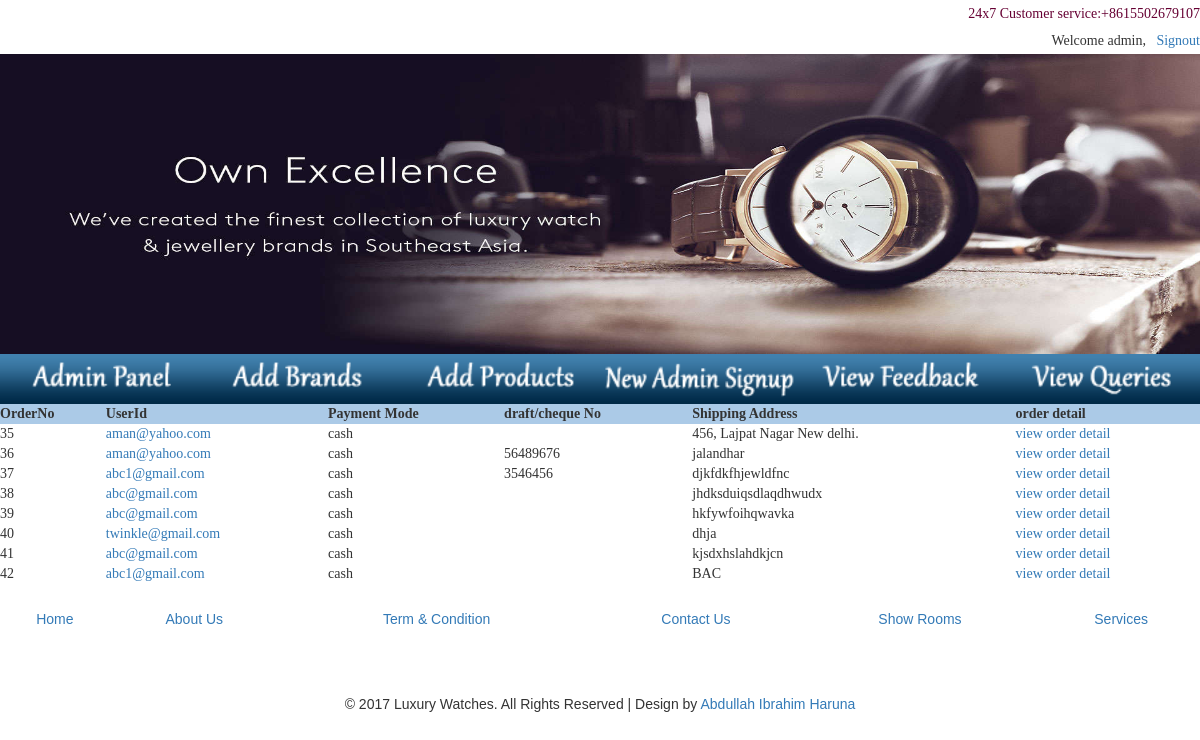
Screenshot of /orderdetail.php (signed in) with the database file from the repository.
### tables this page shows
CREATE TABLE IF NOT EXISTS `ordertable` (
  `orderno` int(30) NOT NULL AUTO_INCREMENT,
  `username` varchar(50) NOT NULL,
  `payment_mode` varchar(50) NOT NULL,
  `dd_cheqno` varchar(50) DEFAULT NULL,
  `sessionid` varchar(50) NOT NULL,
  `shipping_address` varchar(150) NOT NULL,
  PRIMARY KEY (`orderno`)
);

### orderdetail.php (the view, shortened to what this page needs)
<!DOCTYPE html PUBLIC "-//W3C//DTD XHTML 1.0 Transitional//EN" "http://www.w3.org/TR/xhtml1/DTD/xhtml1-transitional.dtd">
<html xmlns="http://www.w3.org/1999/xhtml">
<head>
<link href="css/bootstrap.css" rel="stylesheet" type="text/css" media="all" />
<link href="css/style.css" rel="stylesheet" type="text/css" media="all" />
</head>
<body background="image/b1.jpg" >
<table width="904" height="394" align="center" cellpadding="0" cellspacing="0">
  <tr>
    <td height="27" colspan="8" align="center" valign="middle"><div align="right"><span class="style12">24x7 Customer service:+8615502679107</span></div></td>
  </tr>
  <tr>
    <td height="27" colspan="8" align="center" valign="middle"><div align="right">
	<?php
	if(isset($_SESSION["admin"]))
	{
	print "Welcome ".$_SESSION["admin"] .",&nbsp;";
	print "&nbsp; <a href='signout.php?page=index.php' style='text-decoration:none'>Signout</a>";
	}
	else
	{
	header("location:sig.php");
	}
	?></div></td>
  </tr>
  <tr>
    <td height="233" colspan="8" align="center" valign="top"><div align="left"><img src="image/bannerforsite.jpg" width="1200" height="300" /></div></td>
  </tr>
  <tr align="left">
    <td width="200" height="50"><a href="adminpanel.php"><img src="image/adminpanel.png" width="200" height="50" border="0" /></a></td>
    <td width="200" height="50"><a href="addcompany.php"><img src="image/addbrand.png" width="200" height="50" border="0" /></a></td>
    <td width="200" height="50"><a href="addproduct.php"><img src="image/addprod.png" width="200" height="50" border="0" /></a></td>
    <td width="200" height="50"><a href="adminsignup.php"><img src="image/ned.png" width="200" height="50" border="0" /></a></td>
   <td width="200" height="50"><a href="showfeedback.php"><img src="image/v_feed.png" width="200" height="50" border="0" /></a></td>
    <td width="200" height="50"><a href="showquery.php"><img src="image/v_query.png" alt="1" width="200" height="50" border="0"/></a></td>
  </tr>
  <tr align="left">
    <td height="50" colspan="6"><table width="100%" height="65" border="0" align="center" cellpadding="0" cellspacing="0" >
      <tr>
        <td height="29" valign="top" scope="col" ><?php
	if(isset($_SESSION["admin"]))
	{
	  $c=mysqli_connect(host,uname,pass,db) or die (mysqli_connect_error($c));
	 $q="select * from ordertable ";
	 $r1=mysqli_query($c,$q) or die(mysqli_error($c));
 	print "<table width=100% align='center' bgcolor='white' cellspacing='15'>";
	print "<tr>";
	print "<th  bgcolor='#ABCAE7'>OrderNo</th>";
	print "<th bgcolor='#ABCAE7'>UserId </th>";
	print "<th bgcolor='#ABCAE7'>Payment Mode</th>";
	print "<th bgcolor='#ABCAE7'>draft/cheque No </th>";
	print "<th bgcolor='#ABCAE7'>Shipping Address</th>";
	print "<th bgcolor='#ABCAE7'>order detail</th>";
	print "</tr>";
	  while($ans1=mysqli_fetch_array($r1))
	 {
	 print "<tr>";
	 print "<td>$ans1[0]</td>";
	print "<td><a href=showcustomerdetail.php?uname=$ans1[1]>$ans1[1]</a></td>";
	 print "<td>$ans1[2]</td>";
     print "<td>$ans1[3]</td>";
	  print "<td>$ans1[5]</td>";
	  print "<td><a href=showorderdetail.php?sid=$ans1[4]>view order detail</a></td>";
	 }
	 print "</tr>";
	 print "</table>";
	}
?>
        </td>
      </tr>
    </table></td>
  </tr>
  <tr align="left">
    <td height="50" colspan="6"><table width="100%" align="center" cellpadding="0" cellspacing="0">
      <tr>
        <td colspan="6">&nbsp;</td>
      </tr>
      <tr>
        <td><div align="center" class="style3 style11"><a href="index.php" style="text-decoration:none">Home</a></div></td>
        <td><div align="center" class="style3 style11"><a href="about.php" style="text-decoration:none">About Us</a></div></td>
        <td><div align="center" class="style3 style11"><a href="term.php" style="text-decoration:none">Term &amp; Condition</a></div></td>
        <td><div align="center" class="style3 style11"><a href="contact.php" style="text-decoration:none">Contact Us</a></div></td>
        <td><div align="center" class="style3 style11"><a href="show.php" style="text-decoration:none">Show Rooms</a></div></td>
        <td><div align="center" class="style3 style11"><a href="service.php" style="text-decoration:none">Services</a></div></td>
      </tr>
    </table></td>
  </tr>
</table>
<p>&nbsp;</p><p>&nbsp;</p>
<div align="center" class="style3 style11">
					<p>© 2017 Luxury Watches. All Rights Reserved | Design by  <a href="#" target="_blank">Abdullah Ibrahim Haruna</a> </p>
				</div>
<p>&nbsp;</p>
</body>
</html>

### css/style.css (style rules this page uses)
body { background:#fff; font-family: 'Lato-Regular'; }
body a { transition: 0.5s all; -webkit-transition: 0.5s all; -o-transition: 0.5s all; -moz-transition: 0.5s all; -ms-transition: 0.5s all; }

### orderdetail.php (style rules this page uses)
.style11 { font-family: Arial, Helvetica, sans-serif }
.style12 { color: #660033 }

### rows the page displays
ordertable: orderno "35", username "aman@yahoo.com", payment_mode "cash", shipping_address "456, Lajpat Nagar New delhi."
ordertable: orderno "36", username "aman@yahoo.com", payment_mode "cash", dd_cheqno "56489676", shipping_address "jalandhar"
ordertable: orderno "37", username "abc1@gmail.com", payment_mode "cash", dd_cheqno "3546456", shipping_address "djkfdkfhjewldfnc"
ordertable: orderno "38", username "abc@gmail.com", payment_mode "cash", shipping_address "jhdksduiqsdlaqdhwudx"
ordertable: orderno "39", username "abc@gmail.com", payment_mode "cash", shipping_address "hkfywfoihqwavka"
ordertable: orderno "40", username "twinkle@gmail.com", payment_mode "cash", shipping_address "dhja"
ordertable: orderno "41", username "abc@gmail.com", payment_mode "cash", shipping_address "kjsdxhslahdkjcn"
ordertable: orderno "42", username "abc1@gmail.com", payment_mode "cash", shipping_address "BAC"

### other values shown
$_SESSION["admin"] "admin"
